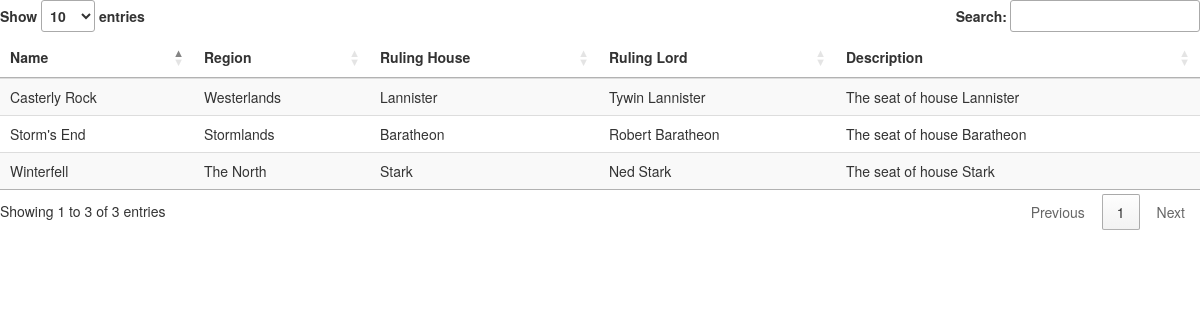
Page /content/all_castles/ on the earlier database version.
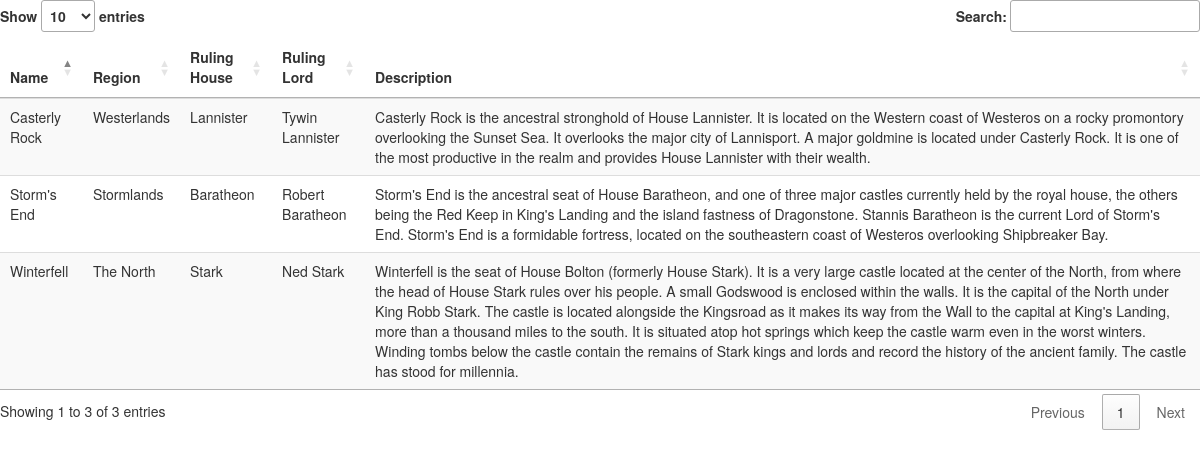
Same page on the later database version.
### populate_content/models.py (models this page shows, shortened)
class Castle(models.Model):
    castle_id = models.CharField(max_length=200, null=True)
    name = models.CharField(max_length=200, null=True)
    region_name = models.ForeignKey(Region, null=True)
    ruling_house = models.ForeignKey('House', null=True)
    ruling_lord = models.ForeignKey(Person, null=True)
    description = models.TextField(null=True)
    history = models.TextField(null=True)
    class Meta:
        ordering = ('name',)

class Region(models.Model) :
    region_id = models.CharField(max_length=200, null=True)
    name = models.CharField(max_length=200, null=True)
    capital_name = models.ForeignKey('Castle', null=True)
    ruling_house = models.ForeignKey('House', null=True)
    ruling_lord = models.ForeignKey(Person, null=True)
    description = models.TextField(null=True)
    history = models.TextField(null=True)
    def __str__(self):
        return self.name
    class Meta:
        ordering = ('name',)

class House(models.Model) :
    house_id = models.CharField(max_length=200, null=True)
    name = models.CharField(max_length=200, null=True)
    words = models.CharField(max_length=300, null=True)
    region_name = models.ForeignKey(Region, null=True)
    castle_name = models.ForeignKey(Castle, null=True)
    description = models.TextField(null=True)
    def __str__(self):
        return self.name
    class Meta:
        ordering = ('name',)

class Person(models.Model) :
    person_id = models.CharField(max_length=200, null=True)
    first_name = models.CharField(max_length=200, null=True)
    last_name = models.CharField(max_length=200, null=True)
    house_name = models.ForeignKey('House', null=True)
    region_from = models.ForeignKey('Region', null=True)
    titles = models.CharField(max_length=200, null=True)
    actor = models.CharField(max_length=200, null=True)
    status = models.CharField(max_length=200, null=True)
    bio = models.TextField(null=True)
    def __str__(self):
        return self.first_name + " " + self.last_name
    class Meta:
        ordering = ('last_name',)

### populate_content/views.py (the view)
def all_castles_index(request):
    all_castles = Castle.objects.all()
    context = {'all_castles': all_castles}
    return render(request, 'populate_content/all_castles_index.html', context)

### populate_content/templates/populate_content/all_castles_index.html (shortened to what this page needs)
<!DOCTYPE html>
<html>
<head>
  <link rel="stylesheet" href="http://maxcdn.bootstrapcdn.com/bootstrap/3.3.5/css/bootstrap.min.css">
  <link rel="stylesheet" type="text/css" href="http://cdn.datatables.net/1.10.7/css/jquery.dataTables.css">
</head>
<body>
<div class="table-responsive">
  <table id="myTable" class="table table-striped">
    <thead>
      <tr>
        <th>Name</th>
        <th>Region</th>
        <th>Ruling House</th>
        <th>Ruling Lord</th>
        <th>Description</th>
      </tr>
    </thead>
    <tbody>
    {% for castle in all_castles %}
      <tr>
        <td> {{ castle.name }}</td>
        <td>{{ castle.region_name }}</td>
        <td>{{ castle.ruling_house }}</td>
        <td>{{ castle.ruling_lord }}</td>
        <td>{{ castle.description }}</td>
      </tr>
    {% endfor %}
    </tbody>
  </table>
</div>
</body>
</html>

Differences in the rows shown:
changed Castle "Casterly Rock": description "The seat of house Lannister" → "Casterly Rock is the ancestral stronghold of House Lannister. It is located on the Western coast of Westeros on a rocky promontory overlooking the Sunset Sea. It overlooks the major city of Lannisport. A major goldmine is located under Casterly Rock. It is one of the most productive in the realm and provides House Lannister with their wealth."
changed Castle "Storm's End": description "The seat of house Baratheon" → "Storm's End is the ancestral seat of House Baratheon, and one of three major castles currently held by the royal house, the others being the Red Keep in King's Landing and the island fastness of Dragonstone. Stannis Baratheon is the current Lord of Storm's End. Storm's End is a formidable fortress, located on the southeastern coast of Westeros overlooking Shipbreaker Bay."
changed Castle "Winterfell": description "The seat of house Stark" → "Winterfell is the seat of House Bolton (formerly House Stark). It is a very large castle located at the center of the North, from where the head of House Stark rules over his people. A small Godswood is enclosed within the walls. It is the capital of the North under King Robb Stark. The castle is located alongside the Kingsroad as it makes its way from the Wall to the capital at King's Landing, more than a thousand miles to the south. It is situated atop hot springs which keep the castle warm even in the worst winters. Winding tombs below the castle contain the remains of Stark kings and lords and record the history of the ancient family. The castle has stood for millennia."
